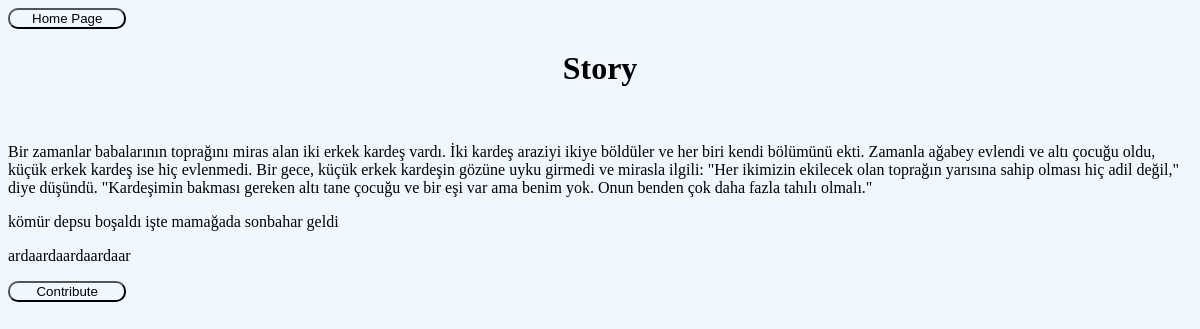
Page /story/ on the earlier database version.
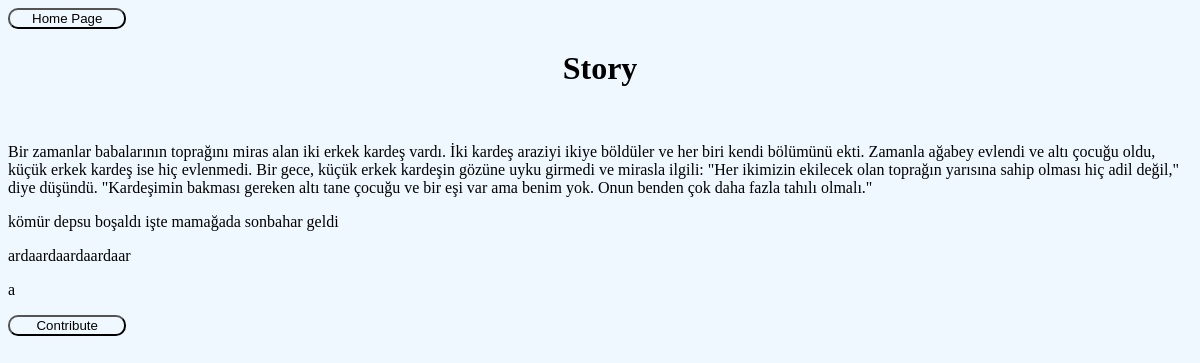
Same page on the later database version.
### LongStoryApp/models.py (models this page shows)
class story(models.Model):
    story_shown = models.TextField(default="")
    class Meta:
        verbose_name_plural = "story"

### LongStoryApp/views.py (the view)
# urls.py: path("story/", views.story_show, name = "story"),
def story_show(request):
    story_model = story.objects.all()
    return render(request, 'LongStoryApp/story.html',{
        'context':story_model
    })

### LongStoryApp/templates/LongStoryApp/story.html (shortened to what this page needs)
{% load static %}
<!DOCTYPE html>
<html lang="en">
<head>
    <link rel="stylesheet" href="{% static 'css/styleStory.css' %}">
</head>
<body>
    <button onclick="home()">Home Page</button>
    <div>
    <h1 class="text">Story</h1>
    <br>
    {% if context %}
        {% for stor in context %}
            <p>{{stor.story_shown}}</p>
        {% endfor %}
        <button onclick="contribute()">Contribute</button>
    {% else %}
        <p class="text">No content available.</p>
        <button onclick="contribute()">Contribute</button>
    {% endif %}
    </div>
</body>
</html>

Differences in the rows shown:
added story: story_shown "a"
